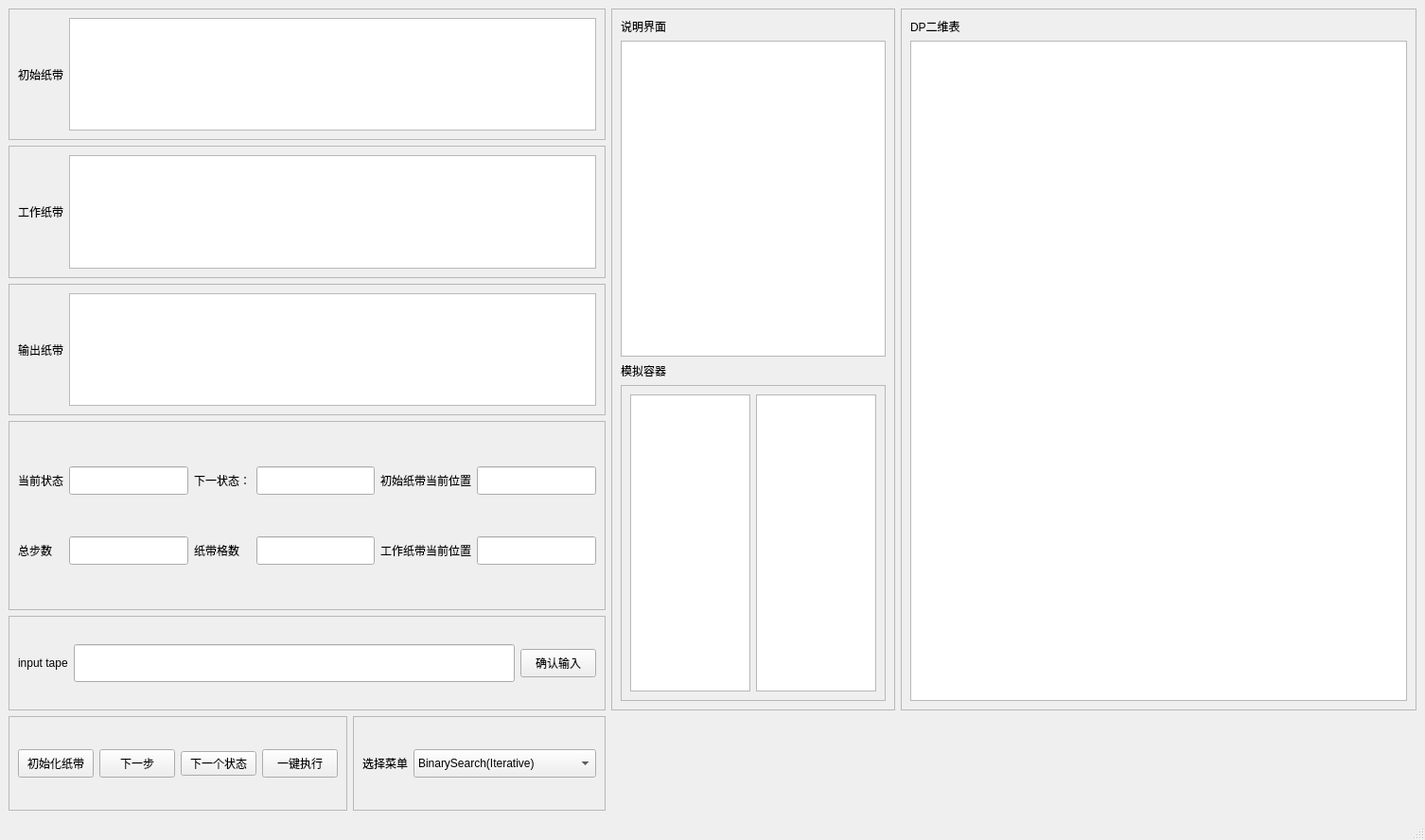
<?xml version="1.0" encoding="UTF-8"?>
<ui version="4.0">
 <class>MainWindow</class>
 <widget class="QMainWindow" name="MainWindow">
  <property name="geometry">
   <rect>
    <x>0</x>
    <y>0</y>
    <width>1506</width>
    <height>888</height>
   </rect>
  </property>
  <property name="windowTitle">
   <string>MainWindow</string>
  </property>
  <widget class="QWidget" name="centralwidget">
   <layout class="QGridLayout" name="gridLayout_2">
    <item row="0" column="2" rowspan="5">
     <widget class="QFrame" name="frame_8">
      <property name="maximumSize">
       <size>
        <width>300</width>
        <height>16777215</height>
       </size>
      </property>
      <property name="frameShape">
       <enum>QFrame::StyledPanel</enum>
      </property>
      <property name="frameShadow">
       <enum>QFrame::Raised</enum>
      </property>
      <layout class="QVBoxLayout" name="verticalLayout">
       <item>
        <widget class="QLabel" name="lb_Notice">
         <property name="text">
          <string>说明界面</string>
         </property>
        </widget>
       </item>
       <item>
        <widget class="QTextEdit" name="te_Notice"/>
       </item>
       <item>
        <widget class="QLabel" name="lb_Emu">
         <property name="text">
          <string>模拟容器</string>
         </property>
        </widget>
       </item>
       <item>
        <widget class="QFrame" name="frame_10">
         <property name="frameShape">
          <enum>QFrame::StyledPanel</enum>
         </property>
         <property name="frameShadow">
          <enum>QFrame::Raised</enum>
         </property>
         <layout class="QHBoxLayout" name="horizontalLayout_7">
          <item>
           <widget class="QTextEdit" name="te_functionEmu"/>
          </item>
          <item>
           <widget class="QTextEdit" name="te_numEmu"/>
          </item>
         </layout>
        </widget>
       </item>
      </layout>
     </widget>
    </item>
    <item row="3" column="0" colspan="2">
     <widget class="QFrame" name="frame_4">
      <property name="minimumSize">
       <size>
        <width>0</width>
        <height>200</height>
       </size>
      </property>
      <property name="frameShape">
       <enum>QFrame::StyledPanel</enum>
      </property>
      <property name="frameShadow">
       <enum>QFrame::Raised</enum>
      </property>
      <layout class="QGridLayout" name="gridLayout">
       <item row="0" column="2">
        <widget class="QLabel" name="lb_nextState">
         <property name="text">
          <string>下一状态：</string>
         </property>
        </widget>
       </item>
       <item row="1" column="0">
        <widget class="QLabel" name="lb_stepNum">
         <property name="text">
          <string>总步数</string>
         </property>
        </widget>
       </item>
       <item row="1" column="4">
        <widget class="QLabel" name="lb_workCurIdx">
         <property name="text">
          <string>工作纸带当前位置</string>
         </property>
        </widget>
       </item>
       <item row="1" column="3">
        <widget class="QLineEdit" name="le_gridNum">
         <property name="minimumSize">
          <size>
           <width>0</width>
           <height>30</height>
          </size>
         </property>
        </widget>
       </item>
       <item row="0" column="0">
        <widget class="QLabel" name="lb_curState">
         <property name="text">
          <string>当前状态</string>
         </property>
        </widget>
       </item>
       <item row="1" column="1">
        <widget class="QLineEdit" name="le_stepNum">
         <property name="minimumSize">
          <size>
           <width>0</width>
           <height>30</height>
          </size>
         </property>
        </widget>
       </item>
       <item row="1" column="2">
        <widget class="QLabel" name="lb_gridNum">
         <property name="text">
          <string>纸带格数</string>
         </property>
        </widget>
       </item>
       <item row="0" column="1">
        <widget class="QLineEdit" name="le_curState">
         <property name="minimumSize">
          <size>
           <width>0</width>
           <height>30</height>
          </size>
         </property>
        </widget>
       </item>
       <item row="0" column="3">
        <widget class="QLineEdit" name="le_nextState">
         <property name="minimumSize">
          <size>
           <width>0</width>
           <height>30</height>
          </size>
         </property>
        </widget>
       </item>
       <item row="0" column="4">
        <widget class="QLabel" name="lb_originCurIdx">
         <property name="minimumSize">
          <size>
           <width>0</width>
           <height>30</height>
          </size>
         </property>
         <property name="text">
          <string>初始纸带当前位置</string>
         </property>
        </widget>
       </item>
       <item row="0" column="5">
        <widget class="QLineEdit" name="le_originCurIdx">
         <property name="minimumSize">
          <size>
           <width>0</width>
           <height>30</height>
          </size>
         </property>
        </widget>
       </item>
       <item row="1" column="5">
        <widget class="QLineEdit" name="le_workCurIdx">
         <property name="minimumSize">
          <size>
           <width>0</width>
           <height>30</height>
          </size>
         </property>
        </widget>
       </item>
      </layout>
     </widget>
    </item>
    <item row="1" column="0" colspan="2">
     <widget class="QFrame" name="frame">
      <property name="frameShape">
       <enum>QFrame::StyledPanel</enum>
      </property>
      <property name="frameShadow">
       <enum>QFrame::Raised</enum>
      </property>
      <layout class="QHBoxLayout" name="horizontalLayout">
       <item>
        <widget class="QLabel" name="lb_worktape">
         <property name="text">
          <string>工作纸带</string>
         </property>
        </widget>
       </item>
       <item>
        <widget class="QTableWidget" name="tb_worktape"/>
       </item>
      </layout>
     </widget>
    </item>
    <item row="0" column="0" colspan="2">
     <widget class="QFrame" name="frame_2">
      <property name="frameShape">
       <enum>QFrame::StyledPanel</enum>
      </property>
      <property name="frameShadow">
       <enum>QFrame::Raised</enum>
      </property>
      <layout class="QHBoxLayout" name="horizontalLayout_2">
       <item>
        <widget class="QLabel" name="lb_tape">
         <property name="text">
          <string>初始纸带</string>
         </property>
        </widget>
       </item>
       <item>
        <widget class="QTableWidget" name="tb_origintape"/>
       </item>
      </layout>
     </widget>
    </item>
    <item row="5" column="1">
     <widget class="QFrame" name="frame_7">
      <property name="minimumSize">
       <size>
        <width>0</width>
        <height>100</height>
       </size>
      </property>
      <property name="frameShape">
       <enum>QFrame::StyledPanel</enum>
      </property>
      <property name="frameShadow">
       <enum>QFrame::Raised</enum>
      </property>
      <layout class="QHBoxLayout" name="horizontalLayout_6">
       <item>
        <widget class="QLabel" name="lb_selectMenu">
         <property name="maximumSize">
          <size>
           <width>50</width>
           <height>16777215</height>
          </size>
         </property>
         <property name="text">
          <string>选择菜单</string>
         </property>
        </widget>
       </item>
       <item>
        <widget class="QComboBox" name="cb_selectMenu">
         <property name="minimumSize">
          <size>
           <width>0</width>
           <height>30</height>
          </size>
         </property>
         <item>
          <property name="text">
           <string>BinarySearch(Iterative)</string>
          </property>
         </item>
         <item>
          <property name="text">
           <string>BinarySearch(Recursive)</string>
          </property>
         </item>
         <item>
          <property name="text">
           <string>0-1Knapsack(DP)</string>
          </property>
         </item>
         <item>
          <property name="text">
           <string>0-1Knapsack(Branch&amp;Bound)</string>
          </property>
         </item>
         <item>
          <property name="text">
           <string>0-1Knapsack(Memory)</string>
          </property>
         </item>
        </widget>
       </item>
      </layout>
     </widget>
    </item>
    <item row="5" column="0">
     <widget class="QFrame" name="frame_6">
      <property name="minimumSize">
       <size>
        <width>0</width>
        <height>100</height>
       </size>
      </property>
      <property name="frameShape">
       <enum>QFrame::StyledPanel</enum>
      </property>
      <property name="frameShadow">
       <enum>QFrame::Raised</enum>
      </property>
      <layout class="QHBoxLayout" name="horizontalLayout_5">
       <item>
        <widget class="QPushButton" name="btn_initTape">
         <property name="minimumSize">
          <size>
           <width>0</width>
           <height>30</height>
          </size>
         </property>
         <property name="text">
          <string>初始化纸带</string>
         </property>
        </widget>
       </item>
       <item>
        <widget class="QPushButton" name="btn_step">
         <property name="minimumSize">
          <size>
           <width>0</width>
           <height>30</height>
          </size>
         </property>
         <property name="text">
          <string>下一步</string>
         </property>
        </widget>
       </item>
       <item>
        <widget class="QPushButton" name="btn_nextState">
         <property name="text">
          <string>下一个状态</string>
         </property>
        </widget>
       </item>
       <item>
        <widget class="QPushButton" name="btn_runAll">
         <property name="minimumSize">
          <size>
           <width>0</width>
           <height>30</height>
          </size>
         </property>
         <property name="text">
          <string>一键执行</string>
         </property>
        </widget>
       </item>
      </layout>
     </widget>
    </item>
    <item row="4" column="0" colspan="2">
     <widget class="QFrame" name="frame_5">
      <property name="minimumSize">
       <size>
        <width>0</width>
        <height>100</height>
       </size>
      </property>
      <property name="frameShape">
       <enum>QFrame::StyledPanel</enum>
      </property>
      <property name="frameShadow">
       <enum>QFrame::Raised</enum>
      </property>
      <layout class="QHBoxLayout" name="horizontalLayout_4">
       <item>
        <widget class="QLabel" name="lb_input">
         <property name="text">
          <string>input tape</string>
         </property>
        </widget>
       </item>
       <item>
        <widget class="QLineEdit" name="le_input">
         <property name="minimumSize">
          <size>
           <width>0</width>
           <height>40</height>
          </size>
         </property>
        </widget>
       </item>
       <item>
        <widget class="QPushButton" name="btn_input">
         <property name="minimumSize">
          <size>
           <width>0</width>
           <height>30</height>
          </size>
         </property>
         <property name="text">
          <string>确认输入</string>
         </property>
        </widget>
       </item>
      </layout>
     </widget>
    </item>
    <item row="2" column="0" colspan="2">
     <widget class="QFrame" name="frame_3">
      <property name="frameShape">
       <enum>QFrame::StyledPanel</enum>
      </property>
      <property name="frameShadow">
       <enum>QFrame::Raised</enum>
      </property>
      <layout class="QHBoxLayout" name="horizontalLayout_3">
       <item>
        <widget class="QLabel" name="lb_resultTape">
         <property name="text">
          <string>输出纸带</string>
         </property>
        </widget>
       </item>
       <item>
        <widget class="QTableWidget" name="tb_resultTape"/>
       </item>
      </layout>
     </widget>
    </item>
    <item row="0" column="3" rowspan="5">
     <widget class="QFrame" name="frame_9">
      <property name="minimumSize">
       <size>
        <width>500</width>
        <height>0</height>
       </size>
      </property>
      <property name="frameShape">
       <enum>QFrame::StyledPanel</enum>
      </property>
      <property name="frameShadow">
       <enum>QFrame::Raised</enum>
      </property>
      <layout class="QVBoxLayout" name="verticalLayout_2">
       <item>
        <widget class="QLabel" name="lb_Matrix">
         <property name="text">
          <string>DP二维表</string>
         </property>
        </widget>
       </item>
       <item>
        <widget class="QTableWidget" name="tb_Matrix"/>
       </item>
      </layout>
     </widget>
    </item>
   </layout>
  </widget>
  <widget class="QMenuBar" name="menubar">
   <property name="geometry">
    <rect>
     <x>0</x>
     <y>0</y>
     <width>1506</width>
     <height>25</height>
    </rect>
   </property>
  </widget>
  <widget class="QStatusBar" name="statusbar"/>
 </widget>
 <resources/>
 <connections/>
</ui>
